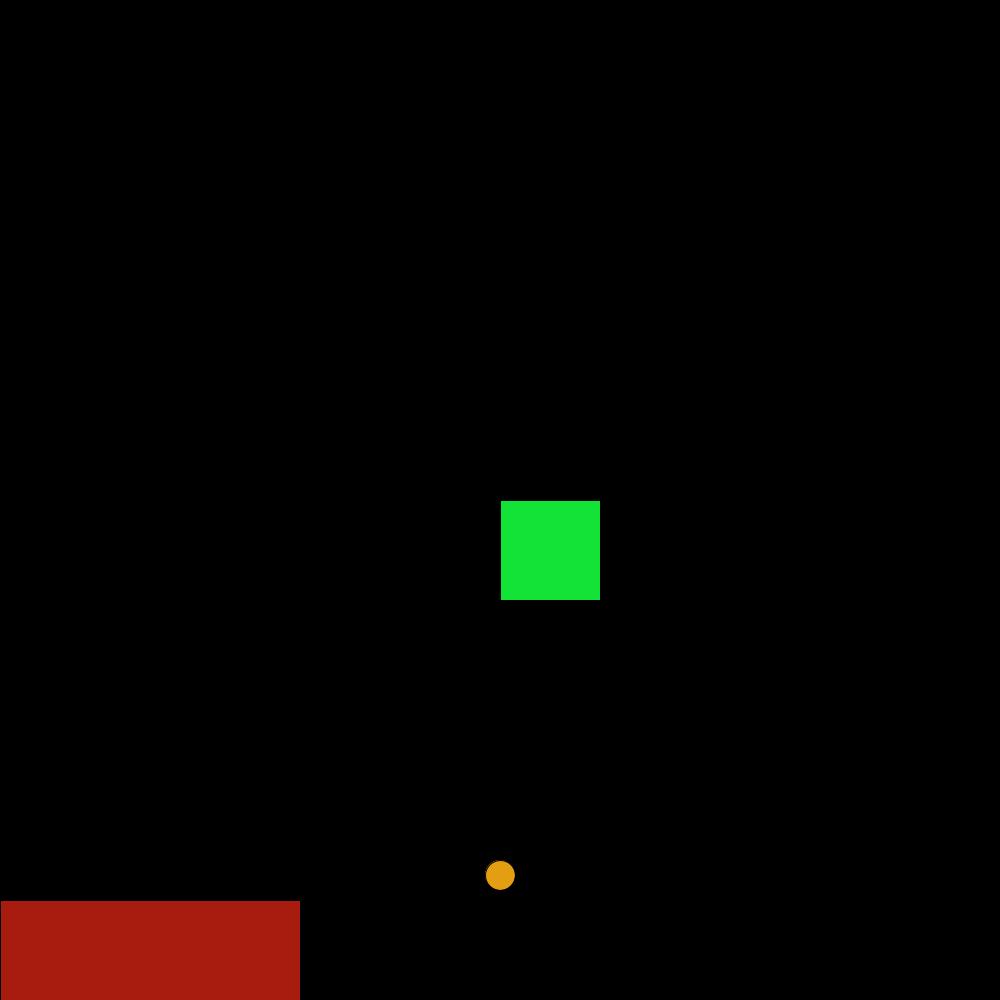
Frame 1 (no input)
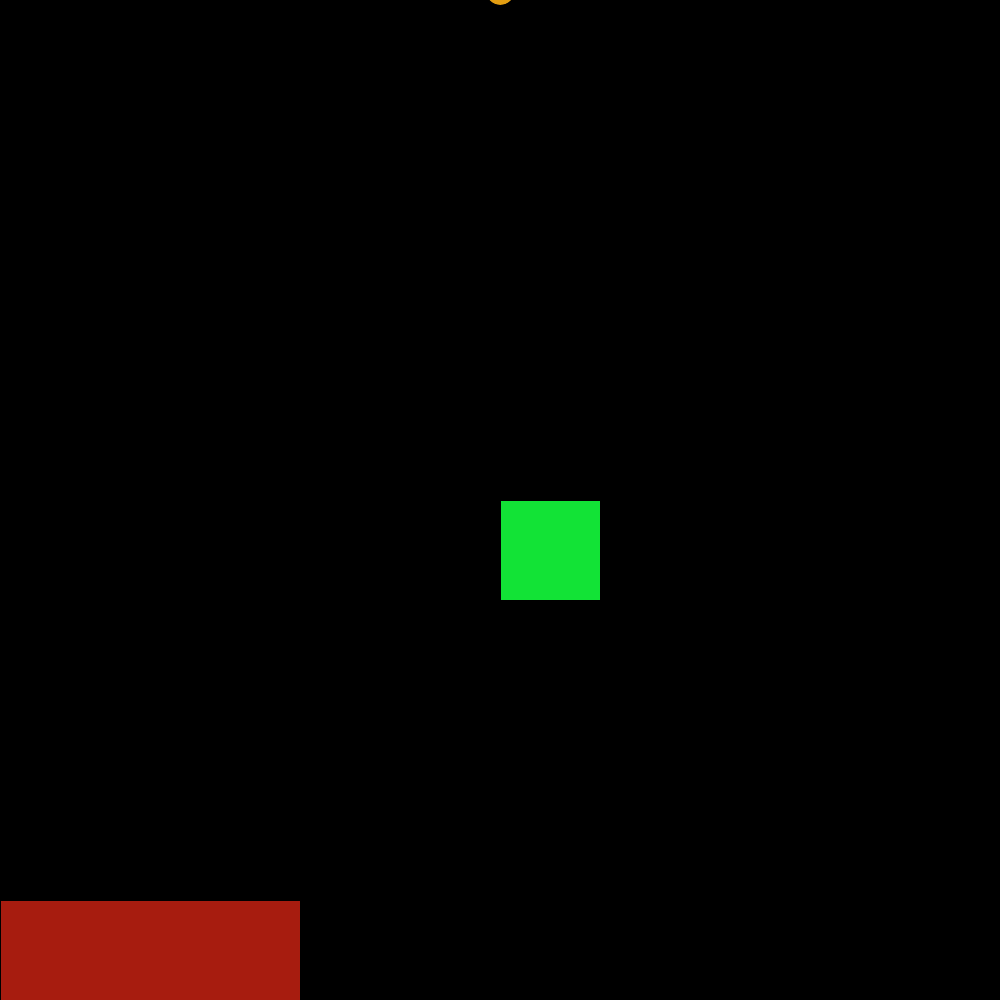
Frame 60 (the mouse pressed at the canvas centre just before this capture)
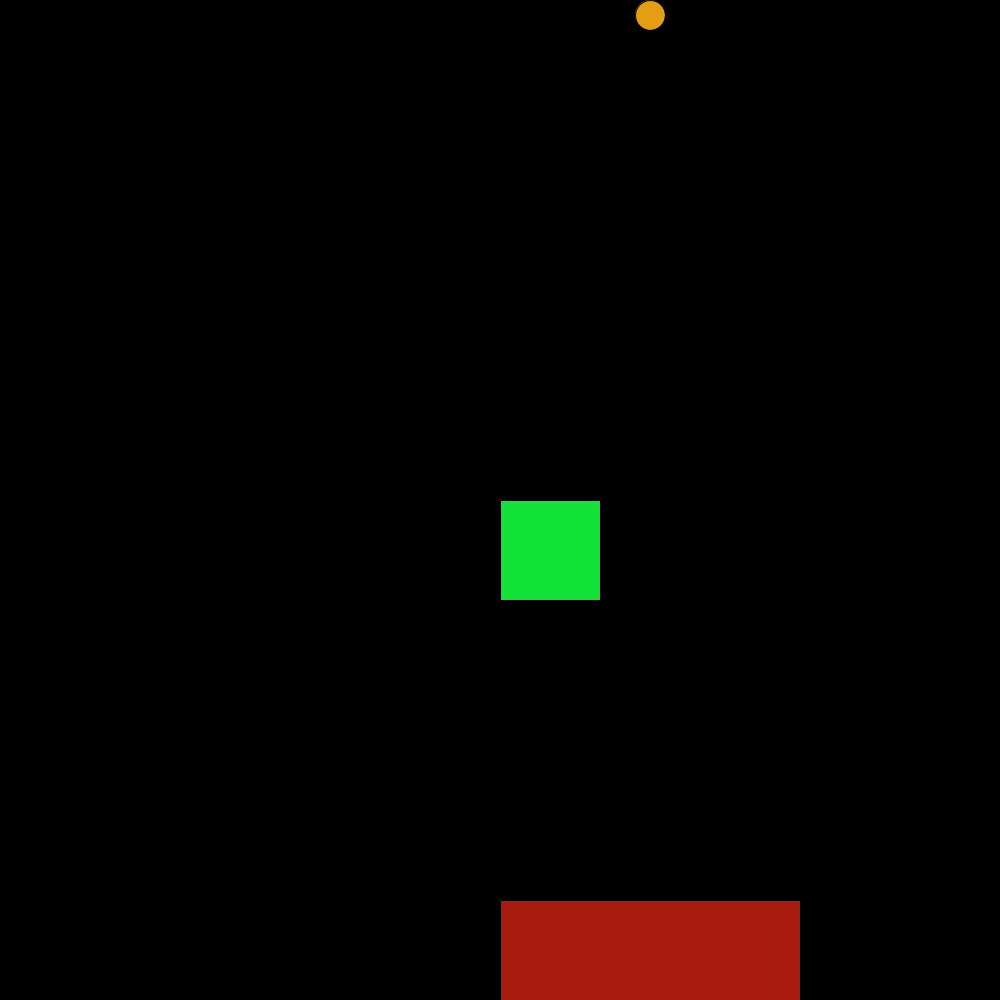
Frame 120 (the mouse held since frame 60 and released just before this capture)

The Processing sketch that drew these frames (run headless with seeded random() and noise(); from frame 60 on, the mouse is pressed at the canvas centre):

// Processing sketch: chloe_alien_shooting_game
// ── chloe_alien_shooting_game.pde
int bx=500;
int by=875;
int alienX=500;
int alienY=500;
int mySCORE=0;

void setup()
{
  noCursor();
  size(1000, 1000);
}

void draw()
{
  background(0, 0, 0);
  fill(#A71C0F);
  rect(mouseX, 900, 300, 100);
  fill(#E39E12);
  ellipse(bx, by, 30, 30);
  by=by-15;
  fill(#12E336);
  rect(alienX, alienY, 100, 100);
  if (bx>alienX&&bx<alienX+100&&by<alienY+100)
  {
    mySCORE=mySCORE+1;
    alienX=(int)random(0, 900);
    alienY=(int)random(0, 900);
  }
}

  void mousePressed()
  {
    bx=mouseX+150;
    by=900;
  }
